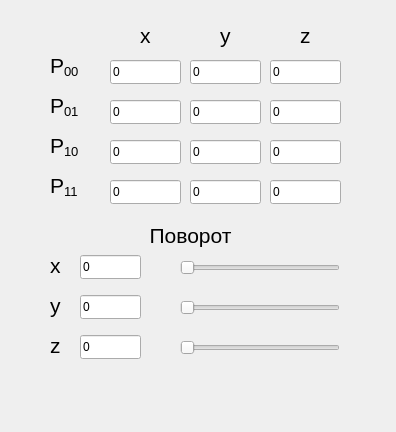
<?xml version="1.0" encoding="UTF-8"?>
<ui version="4.0">
 <class>MainWindow</class>
 <widget class="QMainWindow" name="MainWindow">
  <property name="geometry">
   <rect>
    <x>0</x>
    <y>0</y>
    <width>396</width>
    <height>432</height>
   </rect>
  </property>
  <property name="windowTitle">
   <string>MainWindow</string>
  </property>
  <widget class="QWidget" name="centralwidget">
   <widget class="QLabel" name="label">
    <property name="geometry">
     <rect>
      <x>50</x>
      <y>50</y>
      <width>41</width>
      <height>31</height>
     </rect>
    </property>
    <property name="text">
     <string>&lt;html&gt;&lt;head/&gt;&lt;body&gt;&lt;p&gt;&lt;span style=&quot; font-size:16pt;&quot;&gt;P&lt;/span&gt;&lt;span style=&quot; font-size:16pt; vertical-align:sub;&quot;&gt;00&lt;/span&gt;&lt;/p&gt;&lt;/body&gt;&lt;/html&gt;</string>
    </property>
   </widget>
   <widget class="QLineEdit" name="lineEdit_x_1">
    <property name="geometry">
     <rect>
      <x>110</x>
      <y>60</y>
      <width>71</width>
      <height>24</height>
     </rect>
    </property>
    <property name="text">
     <string>0</string>
    </property>
   </widget>
   <widget class="QLabel" name="label_2">
    <property name="geometry">
     <rect>
      <x>140</x>
      <y>20</y>
      <width>16</width>
      <height>31</height>
     </rect>
    </property>
    <property name="text">
     <string>&lt;html&gt;&lt;head/&gt;&lt;body&gt;&lt;p&gt;&lt;span style=&quot; font-size:16pt;&quot;&gt;x&lt;/span&gt;&lt;/p&gt;&lt;/body&gt;&lt;/html&gt;</string>
    </property>
   </widget>
   <widget class="QLabel" name="label_3">
    <property name="geometry">
     <rect>
      <x>220</x>
      <y>20</y>
      <width>16</width>
      <height>31</height>
     </rect>
    </property>
    <property name="text">
     <string>&lt;html&gt;&lt;head/&gt;&lt;body&gt;&lt;p&gt;&lt;span style=&quot; font-size:16pt;&quot;&gt;y&lt;/span&gt;&lt;/p&gt;&lt;/body&gt;&lt;/html&gt;</string>
    </property>
   </widget>
   <widget class="QLineEdit" name="lineEdit_y_1">
    <property name="geometry">
     <rect>
      <x>190</x>
      <y>60</y>
      <width>71</width>
      <height>24</height>
     </rect>
    </property>
    <property name="text">
     <string>0</string>
    </property>
   </widget>
   <widget class="QLineEdit" name="lineEdit_z_1">
    <property name="geometry">
     <rect>
      <x>270</x>
      <y>60</y>
      <width>71</width>
      <height>24</height>
     </rect>
    </property>
    <property name="text">
     <string>0</string>
    </property>
   </widget>
   <widget class="QLabel" name="label_4">
    <property name="geometry">
     <rect>
      <x>300</x>
      <y>20</y>
      <width>16</width>
      <height>31</height>
     </rect>
    </property>
    <property name="text">
     <string>&lt;html&gt;&lt;head/&gt;&lt;body&gt;&lt;p&gt;&lt;span style=&quot; font-size:16pt;&quot;&gt;z&lt;/span&gt;&lt;/p&gt;&lt;/body&gt;&lt;/html&gt;</string>
    </property>
   </widget>
   <widget class="QLineEdit" name="lineEdit_z_2">
    <property name="geometry">
     <rect>
      <x>270</x>
      <y>100</y>
      <width>71</width>
      <height>24</height>
     </rect>
    </property>
    <property name="text">
     <string>0</string>
    </property>
   </widget>
   <widget class="QLineEdit" name="lineEdit_y_2">
    <property name="geometry">
     <rect>
      <x>190</x>
      <y>100</y>
      <width>71</width>
      <height>24</height>
     </rect>
    </property>
    <property name="text">
     <string>0</string>
    </property>
   </widget>
   <widget class="QLineEdit" name="lineEdit_x_2">
    <property name="geometry">
     <rect>
      <x>110</x>
      <y>100</y>
      <width>71</width>
      <height>24</height>
     </rect>
    </property>
    <property name="text">
     <string>0</string>
    </property>
   </widget>
   <widget class="QLabel" name="label_5">
    <property name="geometry">
     <rect>
      <x>50</x>
      <y>90</y>
      <width>41</width>
      <height>31</height>
     </rect>
    </property>
    <property name="text">
     <string>&lt;html&gt;&lt;head/&gt;&lt;body&gt;&lt;p&gt;&lt;span style=&quot; font-size:16pt;&quot;&gt;P&lt;/span&gt;&lt;span style=&quot; font-size:16pt; vertical-align:sub;&quot;&gt;01&lt;/span&gt;&lt;/p&gt;&lt;/body&gt;&lt;/html&gt;</string>
    </property>
   </widget>
   <widget class="QLabel" name="label_6">
    <property name="geometry">
     <rect>
      <x>50</x>
      <y>130</y>
      <width>41</width>
      <height>31</height>
     </rect>
    </property>
    <property name="text">
     <string>&lt;html&gt;&lt;head/&gt;&lt;body&gt;&lt;p&gt;&lt;span style=&quot; font-size:16pt;&quot;&gt;P&lt;/span&gt;&lt;span style=&quot; font-size:16pt; vertical-align:sub;&quot;&gt;1&lt;/span&gt;&lt;span style=&quot; font-size:16pt; vertical-align:sub;&quot;&gt;0&lt;/span&gt;&lt;/p&gt;&lt;/body&gt;&lt;/html&gt;</string>
    </property>
   </widget>
   <widget class="QLineEdit" name="lineEdit_x_3">
    <property name="geometry">
     <rect>
      <x>110</x>
      <y>140</y>
      <width>71</width>
      <height>24</height>
     </rect>
    </property>
    <property name="text">
     <string>0</string>
    </property>
   </widget>
   <widget class="QLineEdit" name="lineEdit_y_3">
    <property name="geometry">
     <rect>
      <x>190</x>
      <y>140</y>
      <width>71</width>
      <height>24</height>
     </rect>
    </property>
    <property name="text">
     <string>0</string>
    </property>
   </widget>
   <widget class="QLineEdit" name="lineEdit_z_3">
    <property name="geometry">
     <rect>
      <x>270</x>
      <y>140</y>
      <width>71</width>
      <height>24</height>
     </rect>
    </property>
    <property name="text">
     <string>0</string>
    </property>
   </widget>
   <widget class="QLineEdit" name="lineEdit_z_4">
    <property name="geometry">
     <rect>
      <x>270</x>
      <y>180</y>
      <width>71</width>
      <height>24</height>
     </rect>
    </property>
    <property name="text">
     <string>0</string>
    </property>
   </widget>
   <widget class="QLabel" name="label_7">
    <property name="geometry">
     <rect>
      <x>50</x>
      <y>170</y>
      <width>41</width>
      <height>31</height>
     </rect>
    </property>
    <property name="text">
     <string>&lt;html&gt;&lt;head/&gt;&lt;body&gt;&lt;p&gt;&lt;span style=&quot; font-size:16pt;&quot;&gt;P&lt;/span&gt;&lt;span style=&quot; font-size:16pt; vertical-align:sub;&quot;&gt;11&lt;/span&gt;&lt;/p&gt;&lt;/body&gt;&lt;/html&gt;</string>
    </property>
   </widget>
   <widget class="QLineEdit" name="lineEdit_x_4">
    <property name="geometry">
     <rect>
      <x>110</x>
      <y>180</y>
      <width>71</width>
      <height>24</height>
     </rect>
    </property>
    <property name="text">
     <string>0</string>
    </property>
   </widget>
   <widget class="QLineEdit" name="lineEdit_y_4">
    <property name="geometry">
     <rect>
      <x>190</x>
      <y>180</y>
      <width>71</width>
      <height>24</height>
     </rect>
    </property>
    <property name="text">
     <string>0</string>
    </property>
   </widget>
   <widget class="QLabel" name="label_8">
    <property name="geometry">
     <rect>
      <x>130</x>
      <y>220</y>
      <width>121</width>
      <height>31</height>
     </rect>
    </property>
    <property name="text">
     <string>&lt;html&gt;&lt;head/&gt;&lt;body&gt;&lt;p align=&quot;center&quot;&gt;&lt;span style=&quot; font-size:16pt;&quot;&gt;Поворот&lt;/span&gt;&lt;/p&gt;&lt;/body&gt;&lt;/html&gt;</string>
    </property>
   </widget>
   <widget class="QLabel" name="label_9">
    <property name="geometry">
     <rect>
      <x>50</x>
      <y>330</y>
      <width>16</width>
      <height>31</height>
     </rect>
    </property>
    <property name="text">
     <string>&lt;html&gt;&lt;head/&gt;&lt;body&gt;&lt;p&gt;&lt;span style=&quot; font-size:16pt;&quot;&gt;z&lt;/span&gt;&lt;/p&gt;&lt;/body&gt;&lt;/html&gt;</string>
    </property>
   </widget>
   <widget class="QLabel" name="label_10">
    <property name="geometry">
     <rect>
      <x>50</x>
      <y>290</y>
      <width>16</width>
      <height>31</height>
     </rect>
    </property>
    <property name="text">
     <string>&lt;html&gt;&lt;head/&gt;&lt;body&gt;&lt;p&gt;&lt;span style=&quot; font-size:16pt;&quot;&gt;y&lt;/span&gt;&lt;/p&gt;&lt;/body&gt;&lt;/html&gt;</string>
    </property>
   </widget>
   <widget class="QLabel" name="label_11">
    <property name="geometry">
     <rect>
      <x>50</x>
      <y>250</y>
      <width>16</width>
      <height>31</height>
     </rect>
    </property>
    <property name="text">
     <string>&lt;html&gt;&lt;head/&gt;&lt;body&gt;&lt;p&gt;&lt;span style=&quot; font-size:16pt;&quot;&gt;x&lt;/span&gt;&lt;/p&gt;&lt;/body&gt;&lt;/html&gt;</string>
    </property>
   </widget>
   <widget class="QLineEdit" name="lineEdit_x_rot">
    <property name="geometry">
     <rect>
      <x>80</x>
      <y>255</y>
      <width>61</width>
      <height>24</height>
     </rect>
    </property>
    <property name="text">
     <string>0</string>
    </property>
   </widget>
   <widget class="QLineEdit" name="lineEdit_y_rot">
    <property name="geometry">
     <rect>
      <x>80</x>
      <y>295</y>
      <width>61</width>
      <height>24</height>
     </rect>
    </property>
    <property name="text">
     <string>0</string>
    </property>
   </widget>
   <widget class="QLineEdit" name="lineEdit_z_rot">
    <property name="geometry">
     <rect>
      <x>80</x>
      <y>335</y>
      <width>61</width>
      <height>24</height>
     </rect>
    </property>
    <property name="text">
     <string>0</string>
    </property>
   </widget>
   <widget class="QSlider" name="horizontalSlider_x">
    <property name="geometry">
     <rect>
      <x>180</x>
      <y>260</y>
      <width>160</width>
      <height>16</height>
     </rect>
    </property>
    <property name="maximum">
     <number>36000</number>
    </property>
    <property name="orientation">
     <enum>Qt::Horizontal</enum>
    </property>
   </widget>
   <widget class="QSlider" name="horizontalSlider_y">
    <property name="geometry">
     <rect>
      <x>180</x>
      <y>300</y>
      <width>160</width>
      <height>16</height>
     </rect>
    </property>
    <property name="maximum">
     <number>36000</number>
    </property>
    <property name="orientation">
     <enum>Qt::Horizontal</enum>
    </property>
   </widget>
   <widget class="QSlider" name="horizontalSlider_z">
    <property name="geometry">
     <rect>
      <x>180</x>
      <y>340</y>
      <width>160</width>
      <height>16</height>
     </rect>
    </property>
    <property name="maximum">
     <number>36000</number>
    </property>
    <property name="orientation">
     <enum>Qt::Horizontal</enum>
    </property>
   </widget>
  </widget>
 </widget>
 <tabstops>
  <tabstop>lineEdit_x_1</tabstop>
  <tabstop>lineEdit_y_1</tabstop>
  <tabstop>lineEdit_z_1</tabstop>
  <tabstop>lineEdit_x_2</tabstop>
  <tabstop>lineEdit_y_2</tabstop>
  <tabstop>lineEdit_z_2</tabstop>
  <tabstop>lineEdit_x_3</tabstop>
  <tabstop>lineEdit_y_3</tabstop>
  <tabstop>lineEdit_z_3</tabstop>
  <tabstop>lineEdit_x_4</tabstop>
  <tabstop>lineEdit_y_4</tabstop>
  <tabstop>lineEdit_z_4</tabstop>
  <tabstop>lineEdit_x_rot</tabstop>
  <tabstop>lineEdit_y_rot</tabstop>
  <tabstop>lineEdit_z_rot</tabstop>
  <tabstop>horizontalSlider_x</tabstop>
  <tabstop>horizontalSlider_y</tabstop>
  <tabstop>horizontalSlider_z</tabstop>
 </tabstops>
 <resources/>
 <connections/>
</ui>
